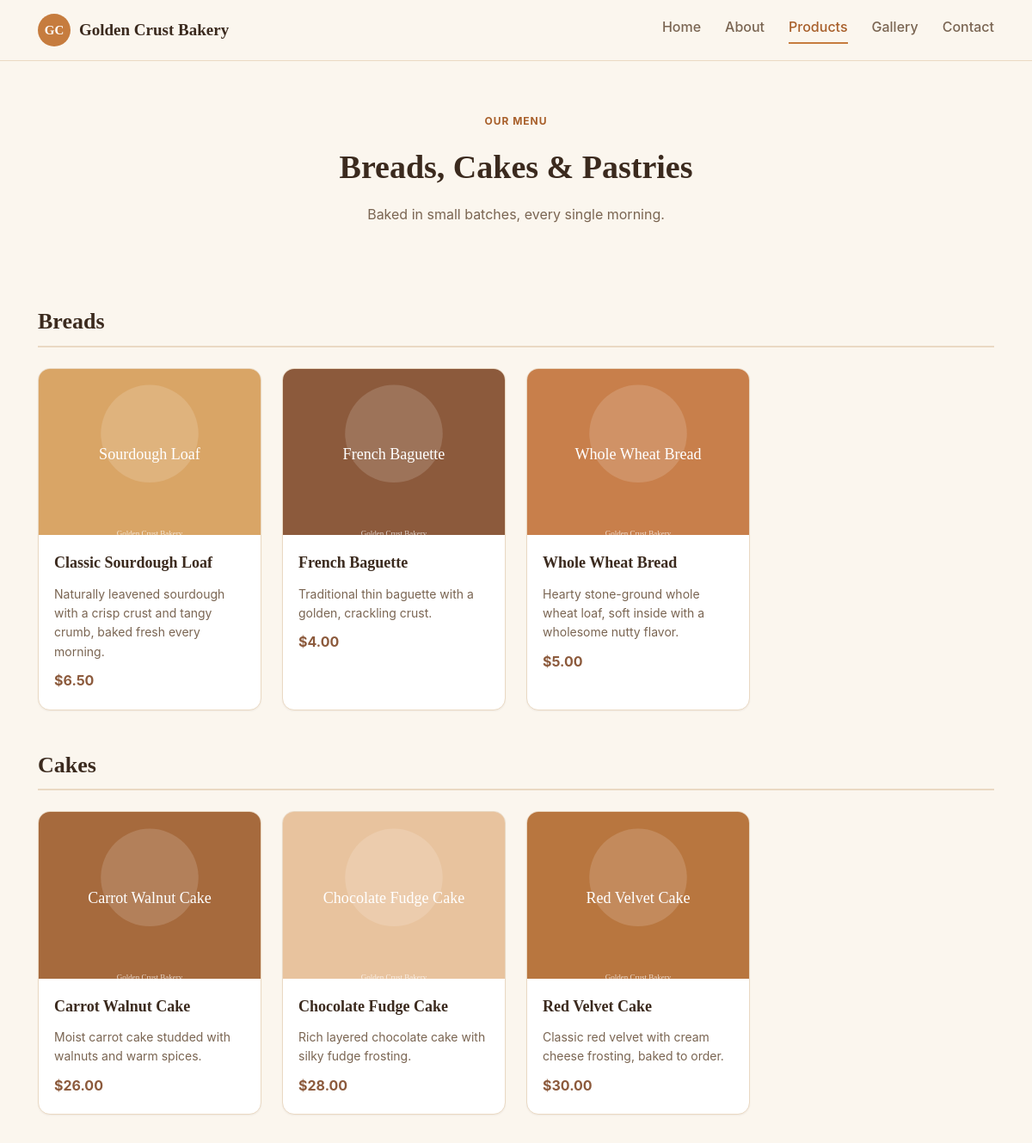
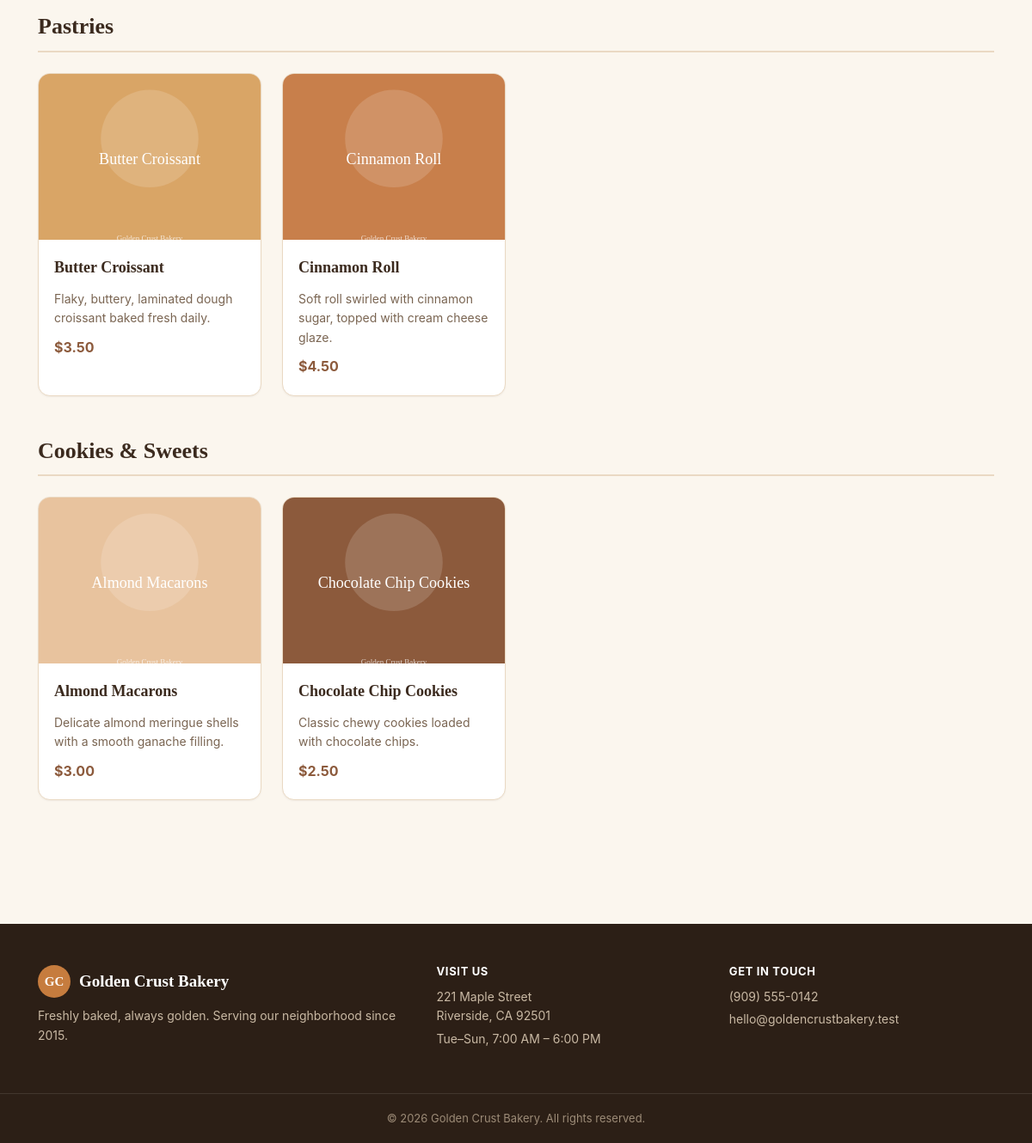
/services.php, run on the app's committed database (2 pictures, top to bottom).
### tables this page shows
CREATE TABLE categories (
    id INT AUTO_INCREMENT PRIMARY KEY,
    name VARCHAR(100) NOT NULL UNIQUE,
    display_order INT NOT NULL DEFAULT 0
);

CREATE TABLE products (
    id INT AUTO_INCREMENT PRIMARY KEY,
    category_id INT NOT NULL,
    name VARCHAR(150) NOT NULL,
    description TEXT,
    price DECIMAL(10, 2) NOT NULL DEFAULT 0.00,
    image_path VARCHAR(255),
    is_available TINYINT(1) NOT NULL DEFAULT 1,
    created_at TIMESTAMP NOT NULL DEFAULT CURRENT_TIMESTAMP,
    updated_at TIMESTAMP NOT NULL DEFAULT CURRENT_TIMESTAMP ON UPDATE CURRENT_TIMESTAMP,
    FOREIGN KEY (category_id) REFERENCES categories(id) ON DELETE CASCADE
);

### includes/functions.php (called while the page is built, shortened)
<?php
function e(?string $value): string
{
    return htmlspecialchars($value ?? '', ENT_QUOTES, 'UTF-8');
}

### services.php (the view, shortened to what this page needs)
<?php
require_once __DIR__ . '/includes/functions.php';
$pdo = get_db_connection();
$categories = $pdo->query('SELECT * FROM categories ORDER BY display_order ASC, id ASC')->fetchAll();
$products = $pdo->query(
    'SELECT * FROM products WHERE is_available = 1 ORDER BY category_id ASC, name ASC'
)->fetchAll();
$productsByCategory = [];
foreach ($products as $product) {
    $productsByCategory[$product['category_id']][] = $product;
}
require __DIR__ . '/includes/header.php';
?>
<section class="page-hero">
    <div class="container">
        <span class="eyebrow">Our Menu</span>
        <h1>Breads, Cakes &amp; Pastries</h1>
        <p>Baked in small batches, every single morning.</p>
    </div>
</section>
<section class="section">
    <div class="container">
        <?php foreach ($categories as $category): ?>
            <?php $items = $productsByCategory[$category['id']] ?? []; ?>
            <div class="menu-category" id="category-<?= (int) $category['id'] ?>">
                <h2><?= e($category['name']) ?></h2>
                <div class="product-grid">
                    <?php foreach ($items as $product): ?>
                        <div class="product-card">
                            <div class="product-image">
                                <img src="/<?= e($product['image_path']) ?>" alt="<?= e($product['name']) ?>" loading="lazy">
                            </div>
                            <div class="product-body">
                                <h3><?= e($product['name']) ?></h3>
                                <p class="product-description"><?= e($product['description']) ?></p>
                                <p class="product-price">$<?= number_format((float) $product['price'], 2) ?></p>
                            </div>
                        </div>
                    <?php endforeach; ?>
                </div>
            </div>
        <?php endforeach; ?>
    </div>
</section>
<?php require __DIR__ . '/includes/footer.php'; ?>

### includes/header.php (shortened to what this page needs)
<?php
$currentPage = basename($_SERVER['SCRIPT_NAME']);
?>
<!doctype html>
<html lang="en">
<head>
    <link rel="stylesheet" href="/assets/css/style.css">
</head>
<body>
<header class="site-header">
    <div class="container header-inner">
        <a href="/index.php" class="brand">
            <span class="brand-mark">GC</span>
            Golden Crust Bakery
        </a>
        <nav class="site-nav" id="siteNav">
            <a href="/index.php" class="<?= $currentPage === 'index.php' ? 'active' : '' ?>">Home</a>
            <a href="/about.php" class="<?= $currentPage === 'about.php' ? 'active' : '' ?>">About</a>
            <a href="/services.php" class="<?= $currentPage === 'services.php' ? 'active' : '' ?>">Products</a>
            <a href="/gallery.php" class="<?= $currentPage === 'gallery.php' ? 'active' : '' ?>">Gallery</a>
            <a href="/contact.php" class="<?= $currentPage === 'contact.php' ? 'active' : '' ?>">Contact</a>
        </nav>
    </div>
</header>
<main>

### includes/footer.php (shortened to what this page needs)
</main>
<footer class="site-footer">
    <div class="container footer-inner">
        <div>
            <div class="brand">
                <span class="brand-mark">GC</span>
                Golden Crust Bakery
            </div>
            <p>Freshly baked, always golden. Serving our neighborhood since 2015.</p>
        </div>
        <div class="footer-col">
            <h4>Visit Us</h4>
            <p>221 Maple Street<br>Riverside, CA 92501</p>
            <p>Tue&ndash;Sun, 7:00 AM &ndash; 6:00 PM</p>
        </div>
        <div class="footer-col">
            <h4>Get in Touch</h4>
            <p><a href="tel:+19095550142">(909) 555-0142</a></p>
            <p><a href="mailto:hello@goldencrustbakery.test">hello@goldencrustbakery.test</a></p>
        </div>
    </div>
    <div class="footer-bottom">
        &copy; <?= date('Y') ?> Golden Crust Bakery. All rights reserved.
    </div>
</footer>
</body>
</html>

### assets/css/style.css (style rules this page uses)
:root { --color-bg: #fbf6ee; --color-surface: #ffffff; --color-text: #3b2a1e; --color-text-muted: #7a6552; --color-primary: #c67c3e; --color-primary-dark: #a85f2a; --color-accent: #8c5a3c; --color-border: #ead9c3; --color-success: #2f7a4f; --color-success-soft: #e9f6ee; --color-danger: #c0392b; --color-danger-soft: #fbebe9; --radius-sm: 8px; --radius-md: 14px; --radius-lg: 22px; --shadow-sm: 0 1px 2px rgba(59, 42, 30, 0.06); --shadow-md: 0 10px 30px rgba(59, 42, 30, 0.1); --font-heading: Georgia, 'Times New Roman', serif; --font-body: -apple-system, BlinkMacSystemFont, 'Segoe UI', Roboto, sans-serif; }
* { box-sizing: border-box; }
html { scroll-behavior: smooth; }
body { margin: 0; font-family: var(--font-body); background: var(--color-bg); color: var(--color-text); line-height: 1.6; }
img { max-width: 100%; display: block; }
a { color: inherit; }
h1, h2, h3, h4 { font-family: var(--font-heading); line-height: 1.2; margin: 0 0 0.5em; }
.container { max-width: 1160px; margin: 0 auto; padding: 0 24px; }
.site-header { background: rgba(251, 246, 238, 0.92); backdrop-filter: blur(8px); border-bottom: 1px solid var(--color-border); position: sticky; top: 0; z-index: 50; }
.header-inner { display: flex; align-items: center; justify-content: space-between; padding: 16px 24px; }
.brand { display: flex; align-items: center; gap: 10px; font-family: var(--font-heading); font-size: 19px; font-weight: bold; text-decoration: none; color: var(--color-text); }
.brand-mark { display: flex; align-items: center; justify-content: center; width: 38px; height: 38px; border-radius: 999px; background: var(--color-primary); color: #fff; font-family: var(--font-heading); font-weight: bold; font-size: 15px; flex-shrink: 0; }
.site-nav { display: flex; gap: 28px; }
.site-nav a { text-decoration: none; font-weight: 500; color: var(--color-text-muted); padding-bottom: 4px; border-bottom: 2px solid transparent; transition: color 0.15s ease, border-color 0.15s ease; }
.site-nav a:hover, .site-nav a.active { color: var(--color-primary-dark); border-color: var(--color-primary); }
.eyebrow { display: inline-block; text-transform: uppercase; letter-spacing: 0.08em; font-size: 12px; font-weight: 700; color: var(--color-primary-dark); margin-bottom: 14px; }
.section { padding: 56px 0; }
.product-grid { display: grid; grid-template-columns: repeat(auto-fill, minmax(240px, 1fr)); gap: 24px; }
.product-card { background: var(--color-surface); border: 1px solid var(--color-border); border-radius: var(--radius-md); overflow: hidden; box-shadow: var(--shadow-sm); transition: transform 0.15s ease, box-shadow 0.15s ease; }
.product-image { aspect-ratio: 4 / 3; overflow: hidden; background: var(--color-border); }
.product-image img { width: 100%; height: 100%; object-fit: cover; }
.product-body { padding: 16px 18px 20px; }
.product-body h3 { font-size: 18px; margin: 6px 0 6px; }
.product-description { color: var(--color-text-muted); font-size: 14px; margin-bottom: 10px; }
.product-price { font-weight: 700; color: var(--color-accent); margin: 0; }
.menu-category { margin-bottom: 48px; }
.menu-category h2 { font-size: 26px; border-bottom: 2px solid var(--color-border); padding-bottom: 12px; margin-bottom: 24px; }
.page-hero { padding: 56px 0 24px; text-align: center; }
.page-hero h1 { font-size: 38px; margin-top: 8px; }
.page-hero p { color: var(--color-text-muted); }
.site-footer { background: #2c1f16; color: #e7dccb; margin-top: 40px; }
.footer-inner { display: grid; grid-template-columns: 1.4fr 1fr 1fr; gap: 32px; padding: 48px 24px; }
.site-footer .brand { color: #fff; margin-bottom: 10px; }
.site-footer p { color: #c9b9a4; font-size: 14px; margin: 4px 0; }
.site-footer a { text-decoration: none; }
.footer-col h4 { font-family: var(--font-body); font-size: 13px; text-transform: uppercase; letter-spacing: 0.05em; color: #fff; margin-bottom: 10px; }
.footer-bottom { border-top: 1px solid rgba(255, 255, 255, 0.1); text-align: center; padding: 18px 0; font-size: 13px; color: #9c8b77; }
.product-image { position: relative; }
.product-image img { transition: transform 0.4s ease; }

### data on the page
categories: name "Breads"
products: image_path (picture), name "Classic Sourdough Loaf", description "Naturally leavened sourdough with a crisp crust and tangy crumb, baked fresh every morning.", price "6.50"
products: image_path (picture), name "French Baguette", description "Traditional thin baguette with a golden, crackling crust.", price "4.00"
products: image_path (picture), name "Whole Wheat Bread", description "Hearty stone-ground whole wheat loaf, soft inside with a wholesome nutty flavor.", price "5.00"
categories: name "Cakes"
products: image_path (picture), name "Carrot Walnut Cake", description "Moist carrot cake studded with walnuts and warm spices.", price "26.00"
products: image_path (picture), name "Chocolate Fudge Cake", description "Rich layered chocolate cake with silky fudge frosting.", price "28.00"
products: image_path (picture), name "Red Velvet Cake", description "Classic red velvet with cream cheese frosting, baked to order.", price "30.00"
categories: name "Pastries"
products: image_path (picture), name "Butter Croissant", description "Flaky, buttery, laminated dough croissant baked fresh daily.", price "3.50"
products: image_path (picture), name "Cinnamon Roll", description "Soft roll swirled with cinnamon sugar, topped with cream cheese glaze.", price "4.50"
categories: name "Cookies & Sweets"
products: image_path (picture), name "Almond Macarons", description "Delicate almond meringue shells with a smooth ganache filling.", price "3.00"
products: image_path (picture), name "Chocolate Chip Cookies", description "Classic chewy cookies loaded with chocolate chips.", price "2.50"
